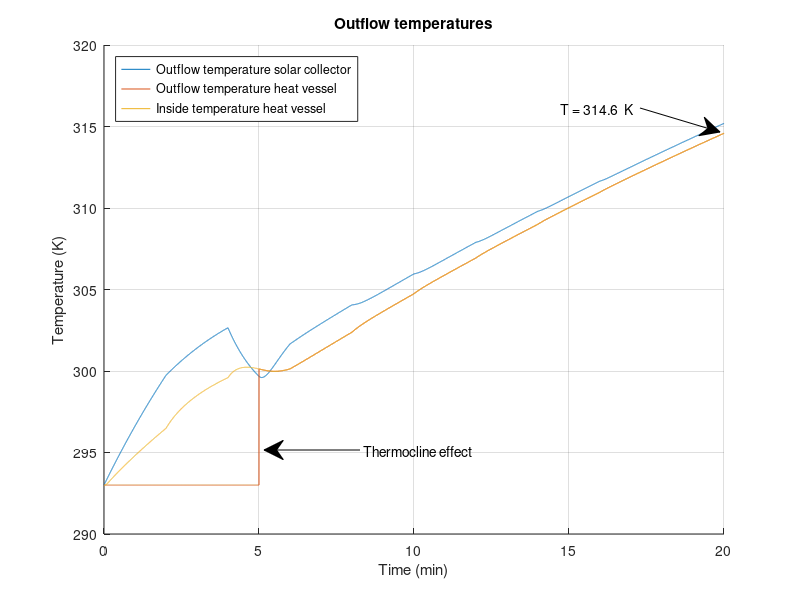
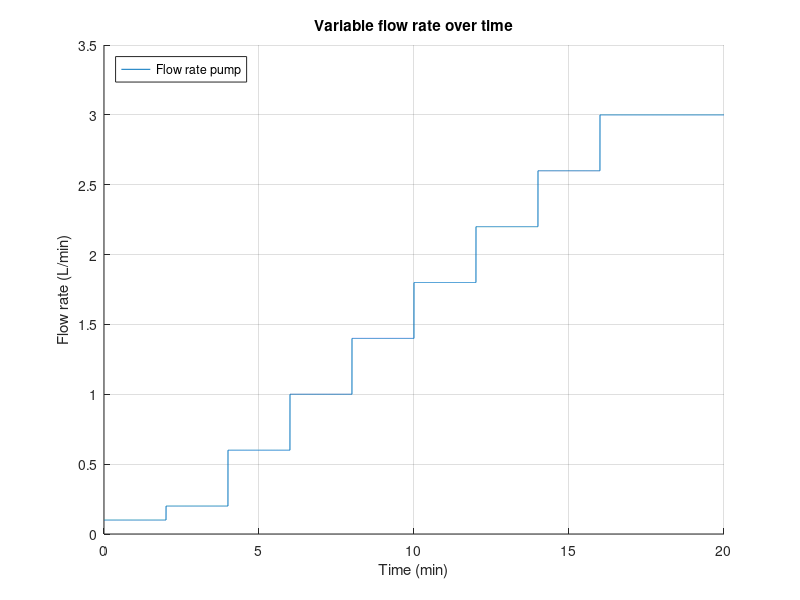

The MATLAB script that drew these images, in order:
%%%%%%%%%%%%%%%%%%%%%%%%%%%%%%%%%%%%%%%%%%%%
% Matlab model for Solar Collector Group 10%
%%%%%%%%%%%%%%%%%%%%%%%%%%%%%%%%%%%%%%%%%%%%
clc;
clear;
close all;
%%
%%%%%%%%%%%
%Constants%
%%%%%%%%%%%
%Natural costants:
    sigma = 5.67*10^(-8);                       %Stefan-Boltzmann constant
    v_out = 4.5;                                %Velocity of air outside the solar collector [m/s]
    v_in = 0;                                   %Velocity of air inside the solar collector [m/s]
%Emissivity
    e_Cu = 0.22;                                %Copper tube, value 0.052
    e_glass = 0.95;
    e_PVC = 0.91;                               %PVC tube
    e_foam = 0.9;                               %foam foil
    e_Al = 0.04;                                %Aluminum tape
    e_paint = 0.95;                             %Emissivity of black paint (for comparison)
    e_wood = 0.94;
    e_CuMatte = 0.22;                           %Emissivity of the copper tube after making it less reflective (for comparison)
%Thermal conductivity
    k_air = 0.026;                              %Air [W/(m*K)]
    k_tempex =0.03;                             %Tempex plate [W/(m*K)]
    k_Cu = 400;                                 %Copper tube [W/(m*K)]
    k_wood = 0.12;                              %Wood casing [W/(m*K)]
    k_Po = 0.13;                                %Polyurethane tube [W/(m*K)]
    k_PVC = 0.19;                               %PVC thermal conduc [W/(m*K)]
    k_foil = 0.04;                              %Polyethylene foam foil [W/(m*K)]
    k_glass = 0.96;                             %Thermal conductivity of the glass plate [W/(m*K)]
%Heat transfer coefficient
    h_out_air = 10.45 - v_out + 10*(v_out)^(1/2);%Outside solar collector air [W/(m^2*K)]
    h_in_air = 10.45 - v_in + 10*(v_in)^(1/2);  %Inside solar collector air [W/(m^2*K)]
    h_air = 2.5;                                %Still standing 298K air [W/(m^2*K)]
%Specific heat
    c_water = 4186;                             %Specific heat water [J/kgK]
    c_Cu = 386;                                 %Specific heat copper [J/kgK]
    c_Al = 922;                                 %Specific heat aluminium[J/kgK]
    c_air = 1007;                               %Specific heat air[J/kgK]
%Measurements
    D_Cu = 0.012;                               %Diameter of the copper tube [m]
    D_PolyTube = 0.008;                         %Inner diameter of the polyurathane pump tubes [m]
    R_Cu1 = 0.005;                              %Inner radius of the copper tube [m]
    R_Cu2 = 0.006;                              %Outer radius of  the copper tube [m]
    V_air = 0.04911;                            %Volume of the air in the solar collector [m^3]
    V_Al = 8.96*10^(-5);                        %Total volume of the aluminum tape
    L_Cu_SC = 6.63;                             %Length of the copper tube in the solar collector [m]
    L_PolyTube1 = 3;                            %Total length of polyurathane pump tube 1 [m]
    L_PolyTube2 = 3;                            %Total length of polyurathane pump tube 2 [m]
    d_frame = 0.05;                             %Thickness of the pinewood frame [m]
%Measurements Heat storage vessel
    D_pvc = 0.050;                              %Diameter PVC tube [m]
    R_pvcThick = 0.0018;                        %PVC wall thickness
    R_pvc1 = (D_pvc/2) - R_pvcThick;            %Inner Radius PVC tube [m]
    R_pvc2 = (D_pvc/2);                         %Outer Radius PVC tube [m]
    N_insLayers = 6;                            %Number of insulating polyethylene foam foil layers [m]
    R_polyFoil = N_insLayers * 0.003;           %Radius thickness polyethylene foam foil [m]
    L_Tube_HV = 0.71;                           %PVC length [m]
%Measurements for in- and outlet connectors
    R_Po1 = 0.004;                              %Inner radius of the polyurethane tube [m]
    R_Po2 = 0.006;                              %Outer radius of the polyurethane tube [m]
    L_Tube_HV_to_SC = 3;                        %Half of general setup length, HV to SC [m]
    L_Tube_SC_to_HV = 3;                        %Half of general setup length, SC to HV [m]
%Areas
    A_RadCu = 4*D_Cu*1.4+3*0.5*0.25*pi*(0.0898^2-0.0778^2)+2*0.012*0.15; %Sunlit area of the copper tube [m^2]
    A_RadAl = 0.670*1.4 - 4*0.012*1.4;                      %Sunlit area of the aluminum troughs [m^2]
    A_AirCu = 1.4*pi*D_Cu + 3*4.9594762*10^(-3) + 0.05*pi*D_Cu + 2*0.1*pi*D_Cu; %Area of the copper tube that's exposed to the air [m^2]
    A_AirTape = 1.971;                                      %Area of the aluminum tape that is exposed to the air [m^2]
    A_AirSS = 2*(1.64*0.67)+2*(0.67*0.065)+2*(0.065*1.72);  %Area of solar collector that is exposed to the air [m^2]
    A_frame = 2*(0.67*0.065)+2*(0.065*1.72);                %Area of sides touching pinewood [m^2]
    A_HV = 2*pi*(R_pvc2+R_polyFoil)*L_Tube_HV;              %Area of heat vessel [m^2] %%%%CHECK THIS
%Intensity
    I_sun = 1000;                               %Intensity of the artificial sun [W/m^2]
%Temperatures
    T_sur = 293;                                %Temperature of the surroundings [K]
    T_in = 293;                                 %Temperature of the incoming water [K]
%Density
    rho_w = 1000;                               %Density of water [kg/m^3]
    rho_Cu = 8.9*10^3;                          %Density of copper [kg/m^3]
    rho_air = 1.29;                             %Density of air [kg/m^3]
    rho_Al = 2.70*10^3;                         %Density of aluminum [kg/m^3]
%Variables
    test_length = 20;                           %Given time in test [minutes]
    flowrate = 0.1;                             %Initial flowrate [L/min]
%%
%%%%%%%%%%%%%%
%Calculations%
%%%%%%%%%%%%%%
%%Length of simulation%%
t_end = test_length*60;                 %End time [s]
t_step = 0.1;                           %Step size [s]
Steps = t_end/t_step;                   %Amount of steps

%%HEAT VESSEL%%
T_HV_table = zeros(3,Steps+1);          %Heat vessel table for data logging
T_HV_table(1,:) = 0:t_step:t_end;
T_HV_out=T_in;                          %Beginning temperature of water in the heat vessel [K]
%%Water mass calculations%%
m_SC_water = 0.512;                     %Max mass of water in the solar collector [kg]
m_HV_water = 1.2;                       %Max mass of water in the heat vessel  [kg]
m_hv_frac = 0;                           %Initial fraction hot water to cold water [-]

%%Variable flowrate%%
Flowrate_Table = zeros(2,Steps+1);          %Table for variable flowrate logging
Flowrate_Table(1,:) = 0:t_step:t_end;

%%Thermocline HV start values%%
m_HV_new = 0;                           %Starting mass of hot water in HV  [kg]
m_HV_old = m_HV_water;                  %Starting mass of cold water in HV [kg]
T_HV_inside = T_in;                     %Starting temperature HV [K]

%%Tube Heat vessel --> Solar Collector%%
m_PolyTube1_water = (1/4)*pi*D_PolyTube^2*L_PolyTube1*rho_w;                %Maximum amount of water in the tube [kg]
T_SC_in = T_in;                                                             %Starting temperature [K]

%%SOLAR COLLECTOR%%
T_SC_table = zeros(3,Steps+1);          %Solar collector table for data logging
T_SC_table(1,:) = 0:t_step:t_end;
T_SC_out=T_in;                          %Beginning temperature of water in the solar collector [K]
I_glass = I_sun*e_glass;                %Intensity after absorption of glass plate [W/m^2]

%%Aluminium reflection and absorption rates%%
dQdt_RadAl = (1-e_Al)*A_RadAl*I_glass;              %Energy that is reflected by the aluminum tape [W]
dQdt_RadAl_in = (e_Al)*A_RadAl*I_glass;             %Energy that is absorbed by the aluminum tape [W]
dQdt_RadCu = e_Cu*A_RadCu*I_glass + e_Cu*dQdt_RadAl;  %Energy that is absorbed by the copper tube due to radiation [W]

%SC glass plate calculations
d_glass = 0.004;                                                            %Thickness of the glass plate [m]
A_glass = 0.67*(1.640+0.080);                                               %Area of the glass plate [m]

%%Tube Solar Collector --> Heat vessel%%
m_PolyTube2_water = (1/4)*pi*D_PolyTube^2*L_PolyTube2*rho_w;                %Maximum amount of water in the tube [kg]
T_HV_in = T_in;                                                             %Starting temperature [K]

%%General%%
m_Cu = (L_Cu_SC*pi*R_Cu2^2 - L_Cu_SC*pi*R_Cu1^2)*rho_Cu;                    %Mass of the copper tube in the solar collector [kg]
m_air = rho_air*V_air;                                                      %Mass of the air in the solar collector [kg]
m_Al = rho_Al*V_Al;                                                         %Total mass of the aluminum tape [kg]
T_air = T_in;                                                               %Starting temperature of the air [K]
T_Al = T_in;                                                                %Starting temperature of the aluminum tape [K]
m_flow = (flowrate/60/1000)*rho_w*t_step;                                   %Mass of water inflow from pump during t_step [kg]
%%
for t=0:t_step:t_end
    %%
    %%%%%%%%%%%%%%%%%%%%%%%%%%%%%%%%%%%%%%%%
    %       Variable flowrate              %
    %%%%%%%%%%%%%%%%%%%%%%%%%%%%%%%%%%%%%%%%
    if (120<t && t<1080)                                                   %Varying flow rate between 2 minutes and 18 minutes
          xStart = 0.2;                                                    %Flow rate after 2 minutes
          steptime = 0.4;                                                  %Stepsize of the flow rate after every 2 minutes
          N = 8;                                                           %Amount of steps
          pump = xStart + (0:N-1)*steptime;                                %Ceating array with differnt flow rates
          flowrate = pump(round((t-60)/120));                              %At what time which array (flow rate) should be picked
          m_flow = (flowrate/60/1000)*rho_w*t_step;                        %Mass of water inflow from pump during t_step [kg]
    elseif (1080<t && t<1200)                                              %Flow rate between 18 minutes and 20 minutes
          flowrate = 3;                                                    %Flow rate [L/min]
          m_flow = (flowrate/60/1000)*rho_w*t_step;                        %Mass of water inflow from pump during t_step [kg]
    end
    Column = round((1/t_step)*t+1);                                         %Table time step counter
    Flowrate_Table(2,Column)=flowrate;                                      %Assign value for T_HV_out to the right space
    %%
    %%%%%%%%%%%%%%%%%%%%%%%%%%%%%%%%%%%%%%%%
    %       Equations for the vessel       %
    %%%%%%%%%%%%%%%%%%%%%%%%%%%%%%%%%%%%%%%%    
    %%%%%Insulation heat loss%%%%
    R_HV_PVC_cond = R_pvc1/(k_PVC*(2*pi*R_pvc2*L_Tube_HV));                     %Thermal resitance of conduction through PVC [K/W]
    R_HV_ins_Cond =  (log((R_pvc2 + R_polyFoil)/R_pvc2)) / (k_foil*A_HV);   %Thermal resitance of conduction through poly foam foil [K/W]
    R_HV_ins_Conv = 1 / (h_air*A_HV);                                       %Thermal resitance of convection outside poly foam foil [K/W]
    HL_RadOut_PVC = e_PVC * sigma * A_HV * (T_HV_inside^4 - T_sur^4);   %Heat loss due to radiation PVC [W]
    HL_RadOut_foam = e_foam * sigma * A_HV * (T_HV_inside^4 - T_sur^4); %Heat loss due to radiation foam foil [W]
    R_HV_ins_total = R_HV_PVC_cond + R_HV_ins_Cond + R_HV_ins_Conv;         %Total thermal resistance in series [K/W]
    %Total heat flow through insulation multiplied with fraction hot water
    dQdt_HV_insulation = m_hv_frac*(-((T_HV_inside - T_sur ) / R_HV_ins_total)-HL_RadOut_PVC-HL_RadOut_foam);   
    
    %%%%%End caps heat loss%%%%
    R_HV_cap_Conv = 1 /h_air*pi*(R_pvc2+R_pvcThick).^2;                     %Thermal resistance due to convection on end caps [K/W]
    R_HV_cap1 = R_pvcThick / (k_PVC * (pi*R_pvc2).^2);                      %Thermal resistance end-cap [K/W]
    R_HV_cap2 = R_HV_cap1;                                                  %Thermal resistance upper end cap [K/W]
    if m_hv_frac == 1
        %If heatvessel is full of hot water, heat loss from both end caps is presumed
        R_HV_caps_total = R_HV_cap1 + R_HV_cap2 + 2*R_HV_cap_Conv;
        dQdt_HV_caps = -((T_HV_inside - T_sur ) / R_HV_caps_total);
    else
        %If hot water not at bottom HV, only 1 end-cap
        R_HV_caps_total = R_HV_cap1 + R_HV_cap_Conv;                        
        dQdt_HV_caps = -((T_HV_inside - T_sur ) / R_HV_caps_total);
    end
    
    %%%%Total heat flow storage vessel%%%%
    dQdt_HV_total = dQdt_HV_insulation + dQdt_HV_caps;                      %Total heat flow storage vessel [W/m^2]
    
    %%%%Calculate internal temperature%%%%
    delta_T = (dQdt_HV_total*t_step/(m_HV_water*c_water));                  %Resulting delta T of heat flow [K]
    T_HV_inside = T_HV_inside+delta_T;                                      %Resulting internal temperature [K]
    
    %%%%Thermocline effect%%%% 
    if (m_HV_new < m_HV_water)                                              % Cold region thermocline provides outlfow HV
        m_HV_new = m_HV_new + m_flow;
        T_HV_inside = (m_flow*T_HV_in + T_HV_inside*m_HV_new)/(m_HV_new + m_flow);
        m_hv_frac = m_HV_new / m_HV_water;                                  %Fraction hot to cold water in HV
        m_HV_old = m_HV_old - m_flow;
        T_HV_out = T_in;                                                    %Resulting temperature outlfow if full of hot water
    else                                                                    %Thermocline when cold water has been dispersed
        T_HV_inside = (m_flow*T_HV_in + T_HV_inside*m_HV_new)/(m_HV_new + m_flow);
        m_hv_frac = 1;                                                      %Fraction of cold water to hot water is 1, used for heat losses in HV
        T_HV_out = T_HV_inside;                                             %Resulting temperature outlfow if not full of hot water
    end
    
    %%%%Log HV data for plotting%%%%
    Column = round((1/t_step)*t+1);                                         %Table time step counter
    T_HV_table(2,Column)=T_HV_out;                                          %Assign value for T_HV_out to the right space
    T_HV_table(3,Column)=dQdt_HV_total;                                     %Assign value for dQdt_HV_total to the right space
    T_HV_table(4,Column)=T_HV_inside;                                       %Assign value for inside temperature heat vessel
    
    %%
    %%%%%%%%%%%%%%%%%%%%%%%%%%%%%%%%%%%%%%%%
    %Tube 1 Heat vessel --> Solar collector%
    %%%%%%%%%%%%%%%%%%%%%%%%%%%%%%%%%%%%%%%%
    %%%%Inflow temperature%%%%
    m_PolyTube1_old = m_PolyTube1_water - m_flow;                           %Mass of water from t-t_step [kg]
    m_PolyTube1_new = m_flow;                                               %Mass of water added to the heat vessel during t_step [kg]
    T_SC_in = (m_PolyTube1_old*T_SC_in + m_PolyTube1_new*T_HV_out)/(m_PolyTube1_old+m_PolyTube1_new); %Inflow temperature [K] 
    
    %%%%Thermal resistance%%%%
    R_tube_out_Cond =  (log(R_Po2 /R_Po1)) / ((2*pi*k_Po*L_Tube_HV_to_SC ));%Thermal resitance of conduction outlet tubing [K/W]
    R_tube_out_Conv = 1 / (h_air*(2*pi*R_Po2)*L_Tube_HV_to_SC) ;           %Thermal resitance of convection outlet tubing [K/W]
    R_tube_out_total = R_tube_out_Cond + R_tube_out_Conv;                  %Total thermal resistance in series [K/W]
    
    %%%%Total heat flowflow%%%%
    dQdt_PolyTube1_total = -((T_HV_out - T_sur ) / R_tube_out_total);       %Total heat flow HV to SC[W/m^2]
    
    %%%%Outflow temperature
    delta_T = (dQdt_PolyTube1_total*t_step/(m_PolyTube1_water*c_water));    %Resulting delta T of heat flow [K]
    T_SC_in = T_SC_in+delta_T;                                              %Resulting outflow temperature [K]
    
    %%
    %%%%%%%%%%%%%%%%%%%%%%%%%%%%%%%%%%%%%%%%
    %  Equations for the solar collector   %
    %%%%%%%%%%%%%%%%%%%%%%%%%%%%%%%%%%%%%%%%
    m_SC_old = m_SC_water - m_flow;                                         %Mass of water from t-t_step [kg]
    m_SC_new = m_flow;                                                      %Mass of water added to the solar collector during t_step [kg]
    T_SC_out = (m_SC_old*c_water*T_SC_out + m_Cu*c_Cu*T_SC_out + m_SC_new*c_water*T_SC_in)/(m_SC_old*c_water + m_Cu*c_Cu + m_SC_new*c_water);

    %%%Heat transfer mechanisms in the solar collector%%%	
    dtQt_RadOut = e_Cu * sigma * A_AirCu * (T_SC_out^4 - T_air^4);          %Heat loss due to radiation [W]                
    R_CondOut = (log(R_Cu2/R_Cu1)) / (2*pi*k_Cu*L_Cu_SC);                  %Thermal resistance due to conduction in the copper tube [K/W]
    R_Cu_conv = 1 / (h_air*A_AirCu);                                         %Thermal resistance due to convection [K/W]
    R_SC_total = R_CondOut + R_Cu_conv;                                     %The total of all the thermal resistances [K/W]
  
    %%%%Total heat flow solar collector%%%%
    dQdT_SC_tube = ((T_SC_out - T_air) / R_SC_total);
    dQdt_SC_total = dQdt_RadCu - dQdT_SC_tube - dtQt_RadOut;        %Total heat flow solar collector [W/m^2]
    
    %%%%Calculate internal temperature%%%%    
    delta_T = (dQdt_SC_total*t_step)/(m_SC_water*c_water + m_Cu*c_Cu);      %Resulting delta T of heat flow [K]
    T_SC_out=T_SC_out+delta_T;                                              %Resulting outflow temperature [K]
    
    %%%%Log SC data for plotting%%%%
    Column = round((1/t_step)*t+1);                                         %Table time step counter
    T_SC_table(2,Column)=T_SC_out;                                          %Assign value for T to the right space
    T_SC_table(3,Column)=delta_T;                                           %Assign value for T to the right space
    
    %%
    %%%%%%%%%%%%%%%%%%%%%%%%%%%%%%%%%%%%%%%%
    %Tube 2 Solar collector --> Heat vessel%
    %%%%%%%%%%%%%%%%%%%%%%%%%%%%%%%%%%%%%%%%
    m_PolyTube2_old = m_PolyTube1_water - m_flow;                           %Mass of water from t-t_step [kg]
    m_PolyTube2_new = m_flow;                                               %Mass of water added to the heat vessel during t_step [kg]
   
    T_HV_in = (m_PolyTube2_old*T_HV_in + m_HV_new*T_SC_out)/(m_PolyTube2_old+m_HV_new); %Average internal HV temperature with inflow from SC [K]
    
    R_tube_in_Cond =  (log(R_Po2 /R_Po1)) / ((2*pi*k_Po*L_Tube_SC_to_HV )); %Thermal resitance of conduction inlet tubing [K/W]
    R_tube_in_Conv = 1 / (h_air*(2*pi*R_Po2)*L_Tube_SC_to_HV) ;             %Thermal resitance of convection inlet tubing [K/W]
    R_tube_in_total = R_tube_in_Cond + R_tube_in_Conv;                      %Total thermal resistance in series [K/W]
    
    %%%%Total flow
    dQdt_PolyTube2_total = -((T_HV_in - T_sur ) / R_tube_in_total);         %Total heat flow general setup SC to HV [W/m^2]

    delta_T = (dQdt_PolyTube2_total*t_step/(m_PolyTube2_water*c_water));    %Resulting delta T of heat flow [K]
    T_HV_in = T_HV_in+delta_T;                                              %Resulting outflow temperature [K]
        
    %%
    %%%%%%%%%%%%%%%%%%%%%%%%%%%%%%%%%%%%%%%%
    %            Air Temperature           %
    %%%%%%%%%%%%%%%%%%%%%%%%%%%%%%%%%%%%%%%%
    %To calculate dQdt_air_total, first the temperature of the aluminum tape has to be determined:
    dQdt_Al_conv = h_air*A_AirTape*(T_Al-T_air);                            %Convective heat loss aluminium tape [W/m^2]
    dQdt_Al_total = dQdt_RadAl_in - dQdt_Al_conv;                           %Total heat flow aluminium tape [W/m^2]
    delta_T = (dQdt_Al_total*t_step)/(m_Al*c_Al);                           %Resulting delta T aluminium tape [K]
    T_Al = T_Al + delta_T;                                                  %Temperature aluminium tape after delta T [K]

    %Air temperature:
    dQdt_CondEnv = -(k_wood * A_frame * (T_air - T_sur))/d_frame;               %Heat flow to the environment through the wood by conduction [W/m^2]
    dQdt_CondGlass = -(k_glass*A_glass*(T_air - T_sur))/d_glass;           %Heat flow to the environment through the glass by conduction [W/m^2]
    dQdt_air_total = dQdt_Al_conv + dQdt_CondEnv + dQdt_CondGlass + dQdT_SC_tube; %Total heat flow air inside solar collector [W/m^2]
     
    delta_T = (dQdt_air_total*t_step)/(m_air*c_air);                        %Resulting delta T of heat flow [K]
    T_air = T_air + delta_T;                                                %Resulting air temperature [K]
    
end
%%
%%%%%%%%%%
%Plotting%
%%%%%%%%%%

t_var=T_SC_table(1,:)/60;          %Time variable
T_SC_var=T_SC_table(2,:);       %Outflow temperature solar collector
T_HV_var=T_HV_table(2,:);       %Outflow temperature heat vessel
T_HV_inside = T_HV_table(4,:);  %Inside temperature heat vessel
t_var_flow = Flowrate_Table(1,:)/60;
V_flowrate = Flowrate_Table(2,:); %Variable flowrate for pump


%%Figure 1 for outflow temperature
figure(1);hold on
figure(1);grid on
figure(1); plot(t_var,T_SC_var);
figure(1); plot(t_var,T_HV_var);
figure(1); plot(t_var,T_HV_inside);

figure(1); annotation('textarrow',[0.8 0.9], [0.82 0.78] ,'String','T = 314.6  K ');
figure(1); annotation('textarrow', [0.45 0.33], [0.25 0.25], 'String', 'Thermocline effect');

figure(1); ylabel('Temperature (K)')
figure(1); legend({'Outflow temperature solar collector','Outflow temperature heat vessel','Inside temperature heat vessel'}, 'Location','northwest')

figure(1); xlim([0 t_end/60]);
figure(1); xlabel('Time (min)')
figure(1); title('Outflow temperatures')
figure(1); saveas(gcf,'Outflow temperature.jpg')

%%Figure 2 for variable flowrate pump
figure(2);hold on
figure(2);grid on
figure(2); plot(t_var_flow,V_flowrate);
figure(2); xlim([0 t_end/60]);
figure(2); xlabel('Time (min)')
figure(2); ylabel('Flow rate (L/min)')
figure(2); title('Variable flow rate over time')
figure(2); legend({'Flow rate pump'}, 'Location','northwest')
figure(2); saveas(gcf,'Flow_rate.jpg')
